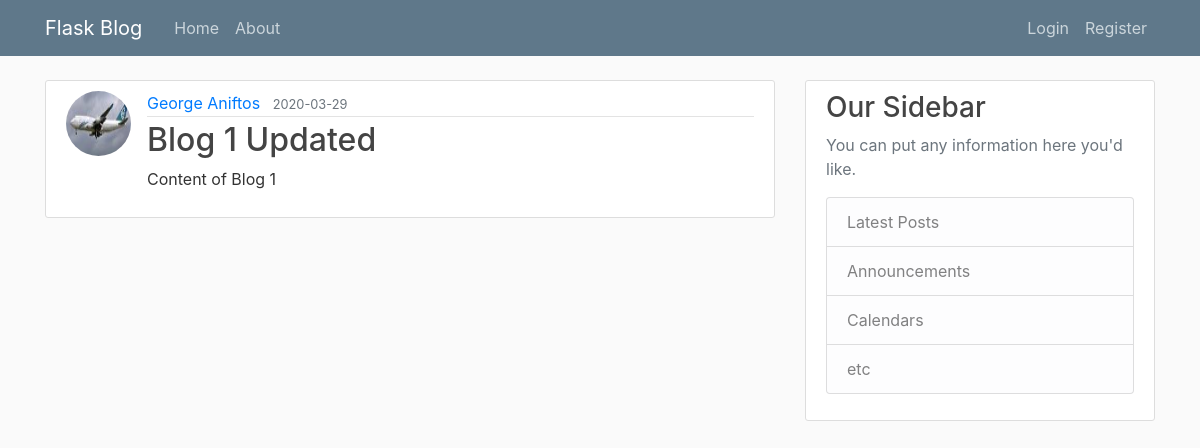
/post/1, run on the app's committed database.
### flaskblog/models.py (models this page shows, shortened)
class User(db.Model, UserMixin): #Each class is an individual table on the database with the name of "user" (lowercase)
    id = db.Column(db.Integer, primary_key = True) #primary key means a unique id for a user
    username = db.Column(db.String(20), unique = True, nullable = False) #unique means again same us above, cant be empty
    email = db.Column(db.String(120), unique = True, nullable = False)
    image_file = db.Column(db.String(20), nullable = False, default = 'default.jpg') #no unique = True because there is going to be a default picture
    password = db.Column(db.String(60), nullable = True) #generate hash of 60 characters
    posts = db.relationship('Post', backref='author', lazy = True) #defines a relationship not a column!
    '''Our post attritube has relationship to the Post model(class).
    Backref (is like creating a new column but not actuall) and uses the author attribute to get the user who created the post!
    Lazy defines when to pull all the posts data from that specific user. '''

class Post(db.Model): #Each class is an individual table on the database with the name "post" (lowercase)
    id = db.Column(db.Integer, primary_key = True) #unique post
    title = db.Column(db.String(100), nullable = False)
    date_posted = db.Column(db.DateTime, nullable = False, default = datetime.utcnow)
    content = db.Column(db.Text, nullable = False)
    user_id = db.Column(db.Integer, db.ForeignKey('user.id'), nullable=False) # specify is a foreign key.

### flaskblog/routes.py (the view)
@app.route("/post/<int:post_id>") #flask give us ability to add variable within our routes. we expecting integer
def post(post_id):
    post = Post.query.get_or_404(post_id) #ise mew method instead of get. get the post or return a page enot excists
    return render_template('post.html', title=post.title, post=post)

### flaskblog/templates/post.html (shortened to what this page needs)
{% extends 'layout.html' %}
{% block content %}
    <article class="media content-section">
        <img class="rounded-circle article-img" src="{{ url_for('static', filename='profile_pics/'+ post.author.image_file) }}">
        <div class="media-body">
            <div class="article-metadata">
                <a class="mr-2" href="{{ url_for('user_posts', username=post.author.username) }}">{{ post.author.username }}</a>
                <small class="text-muted">{{ post.date_posted.strftime('%Y-%m-%d') }}</small>
            </div>
            <h2 class="article-title">{{ post.title }}</h2>
            <p class="article-content">{{ post.content }}</p>
        </div>
    </article>
{% endblock content %}

### flaskblog/static/main.css (style rules this page uses)
body { background: #fafafa; color: #333333; margin-top: 5rem; }
h1, h2, h3, h4, h5, h6 { color: #444444; }
.content-section { background: #ffffff; padding: 10px 20px; border: 1px solid #dddddd; border-radius: 3px; margin-bottom: 20px; }
.article-title { color: #444444; }
.article-content { white-space: pre-line; }
.article-img { height: 65px; width: 65px; margin-right: 16px; }
.article-metadata { padding-bottom: 1px; margin-bottom: 4px; border-bottom: 1px solid #e3e3e3 }

### data on the page
User: image_file (picture), author.username "George Aniftos"
Post: date_posted "2020-03-29", title "Blog 1 Updated", content "Content of Blog 1"
